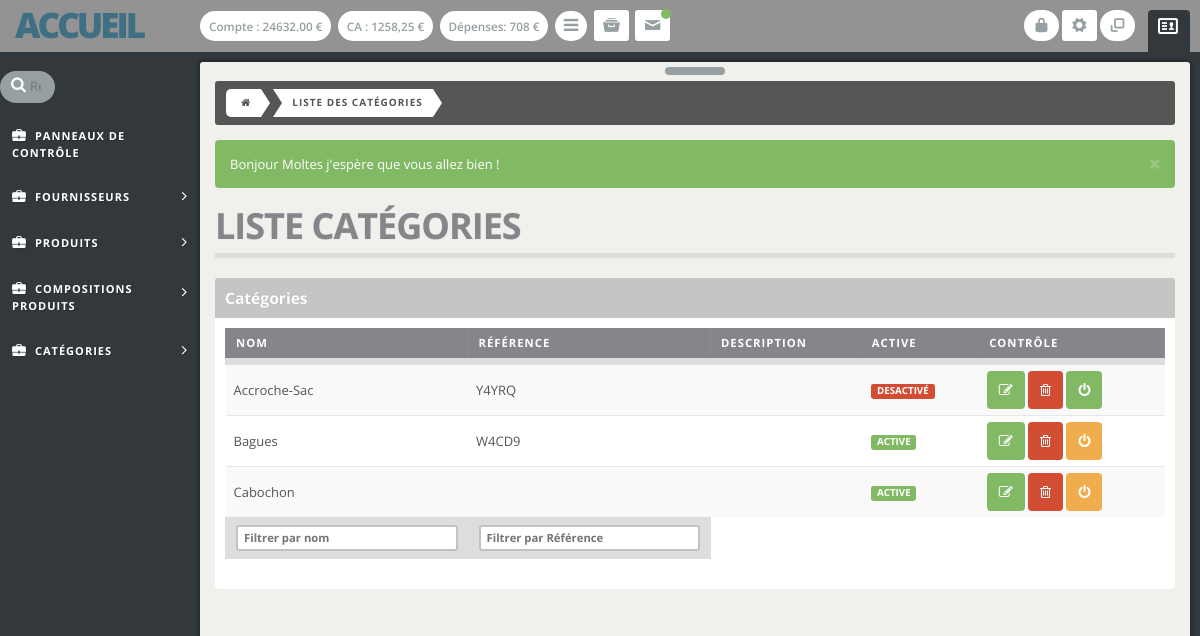
The page /admin/liste_categories.php (signed in) on the database as committed earlier.
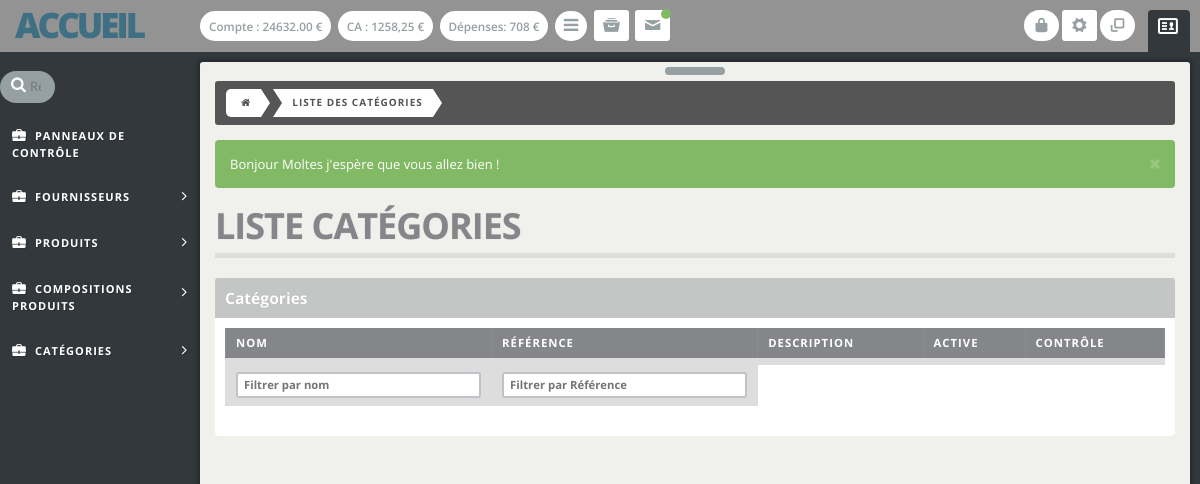
The same page on the database as committed later.
### tables this page shows
CREATE TABLE IF NOT EXISTS `categories` (
`id_categorie` int(11) NOT NULL,
  `c_nom` varchar(255) NOT NULL,
  `c_description` text NOT NULL,
  `c_ref` varchar(255) NOT NULL,
  `id_membre` int(11) NOT NULL,
  `c_active` int(11) NOT NULL,
  `c_date` datetime NOT NULL
);

### admin/liste_categories.php (the view, shortened to what this page needs)
<?php
include '../bdd.php';
include '../function.php';
include 'header-top.php'; ?>
<?php include 'header-bottom.php'; ?>
<div class="breadcrumb clearfix">
  <ul>
    <li><a href="index.php"><i class="fa fa-home"></i></a></li>
    <li><a href="liste_categories.php">Liste des catégories</a></li>
  </ul>
</div>
<?php echo flash(); ?>
<div class="page-header">
  <h1>Liste catégories</h1>
</div>
<div class="row">
  <div class="col-md-12 bootstrap-grid">
    <div class="powerwidget" id="datatable-filter-column" data-widget-editbutton="false">
      <header>
        <h2>Catégories</h2>
      </header>
      <div class="inner-spacer">
        <table class="display table table-striped table-hover" id="table-2">
          <thead>
            <tr>
              <th>Nom</th>
              <th>Référence</th>
              <th>Description</th>
              <th>Active</th>
              <th>Contrôle</th>
            </tr>
          </thead>
          <tbody>
            <?php
            $categories = $bdd->prepare('SELECT * FROM membres, categories WHERE membres.id_membre = categories.id_membre AND membres.id_membre = :id ORDER BY c_date DESC LIMIT 0, 10');
            $categories->execute(array('id' => $_SESSION['id_membre']));
            while ($donnees = $categories->fetch()){
              ?>
              <tr>
                <td><?php echo $donnees['c_nom']; ?> </td>
                <td><?php echo $donnees['c_ref']; ?> </td>
                <td><?php echo $donnees['c_description']; ?> </td>
                <?php
                if ($donnees['c_active'] == 1) {
                  ?>
                  <td><span class="label label-success">Active</span></td>
                  <?php
                }else{
                  ?>
                  <td><span class="label label-danger">Desactivé</span></td>
                  <?php
                }
                ?>
                <td>
                  <a href="categories.php?modif=<?php echo $donnees['id_categorie']; ?>" class="btn btn-success tooltiped" data-toggle="tooltip" data-placement="bottom" title="Modifier"><i class="fa fa-edit"></i></a>
                  <a  class="btn btn-danger tooltiped" data-toggle="tooltip" data-placement="bottom" title="Supprimer"><i class="fa fa-trash-o"></i></a>
                  <?php
                  if ($donnees['c_active'] == 1) {
                    ?>
                    <a href="liste_categories.php?desactive=<?php echo $donnees['id_categorie']?>&<?php echo csrf(); ?>" class="btn btn-warning tooltiped" data-toggle="tooltip" data-placement="bottom" title="Désactiver"><i class="fa fa-power-off"></i></a>
                    <?php
                  }else{
                    ?>
                    <a href="liste_categories.php?active=<?php echo $donnees['id_categorie']?>&<?php echo csrf(); ?>" class="btn btn-success tooltiped" data-toggle="tooltip" data-placement="bottom" title="Activer"><i class="fa fa-power-off"></i></a>
                    <?php
                  }
                  ?>
                </td>
                <?php
                echo '</tr>';
              }
              ?>
            </tbody>
            <tfoot>
              <tr>
                <th><input type="text" name="filter_game_name" placeholder="Filtrer par nom" class="search_init" /></th>
                <th><input type="text" name="filter_publisher" placeholder="Filtrer par Référence" class="search_init" /></th>
              </tr>
            </tfoot>
          </table>
        </div>
      </div>
    </div>
  </div>
</div>
<?php include 'footer.php'; ?>

Rows that differ between the two databases and show on the page:
removed categories: c_nom "Accroche-Sac", c_ref "Y4YRQ", c_active "DESACTIVÉ"
removed categories: c_nom "Bagues", c_ref "W4CD9", c_active "ACTIVE"
no longer on this page (row edited): categories: c_nom "Cabochon", c_active "ACTIVE"
